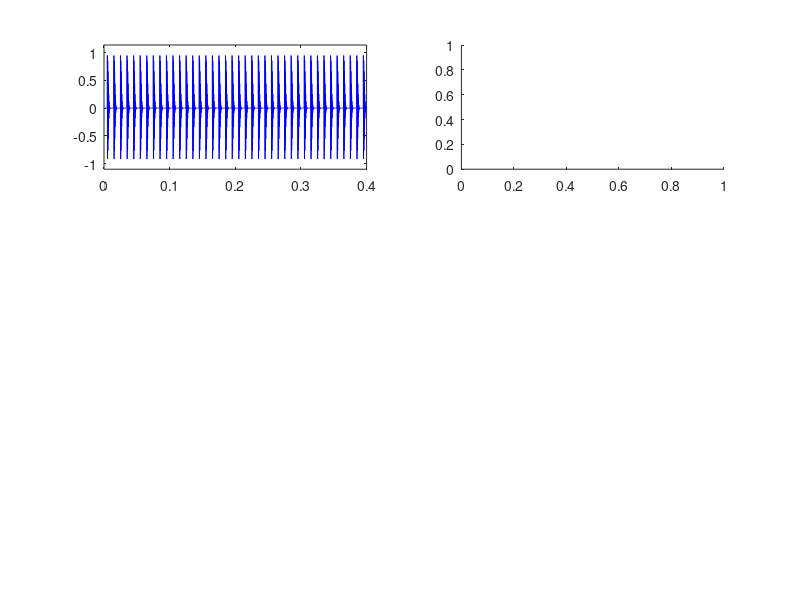

Write the MATLAB code that produced this figure. (Note: this script raises an error after producing the figure.)
clear; clc; close all;

%--------------------- Parameters -----------------------------------------
fm = 100; b = fm*3000; f0 = 2000; 
fs = 20000; N = 8000; 
t = 0:1/fs:N/fs-1/fs;
Tm2 = 1/fm; nn = Tm2*floor(t/Tm2); 
x1 = exp(-b*(t-nn).^2);x2 = sin(2*pi*f0*t);
xo = x1.*x2; xo = circshift(xo,[0,100]); noise = 0.6*randn(1,N); 
x = xo + noise; So = x(1:N);

%-------------  Plot Simulated Outer Race fault signal   ------------------
figure;
set(gcf,'position',[300 100 900 550]);set(gcf,'color','white');
subplot(321);plot(t,xo,'b');ylim([1.2*min(xo) 1.2*max(xo)]);
subplot(322);plot_fft(abs(hilbert(xo)),fs,2,0,499);
subplot(323);plot(t,So,'b');ylim([1.2*min(So) 1.2*max(So)]);
ylabel('Amplitude (V)');
subplot(324);plot_fft(abs(hilbert(So)),fs,2,0,499);
ylabel('Power (W)');

%-------------  Perform Stochastic Resonance - FHN  -----------------------

S2 = abs(hilbert(So));
Max_SNR_B=-20;
for h = 0.002:0.002:0.1
    for g = 0.01:0.01:0.3
        S3 = twosrFHN(1,1,h,g,S2);
        S3 = S3-mean(S3);
        
        fftx = fft(S3,N);
        Px = fftx.*conj(fftx)/N;
        P_S_1 = Px(round(fm*N/fs)+1);        % Signal power
        P_N_1 = sum(Px(1:N/2))-P_S_1;        % Noise power
        SNR = 10*log10(P_S_1/P_N_1);
        if SNR > Max_SNR_B
            Max_SNR_B = SNR;
            opth = h;                        % optimal h
            optg = g;                        % optimal g
        end
    end
end

%------------------  Obtain the output signal   ---------------------------
S4o=twosrFHN(1,1,opth,optg,S2);
S4o=S4o-mean(S4o);
subplot(325);plot(t,S4o,'b');
xlabel('Time (s)');
subplot(326);plot_fft(S4o,fs,2,0,499);
xlabel('Frequency (Hz)');

set(findall(gcf,'-property','FontSize'),'FontSize',14, 'FontName', 'Times New Roman')
set(gca,'XColor','k', 'YColor','k')